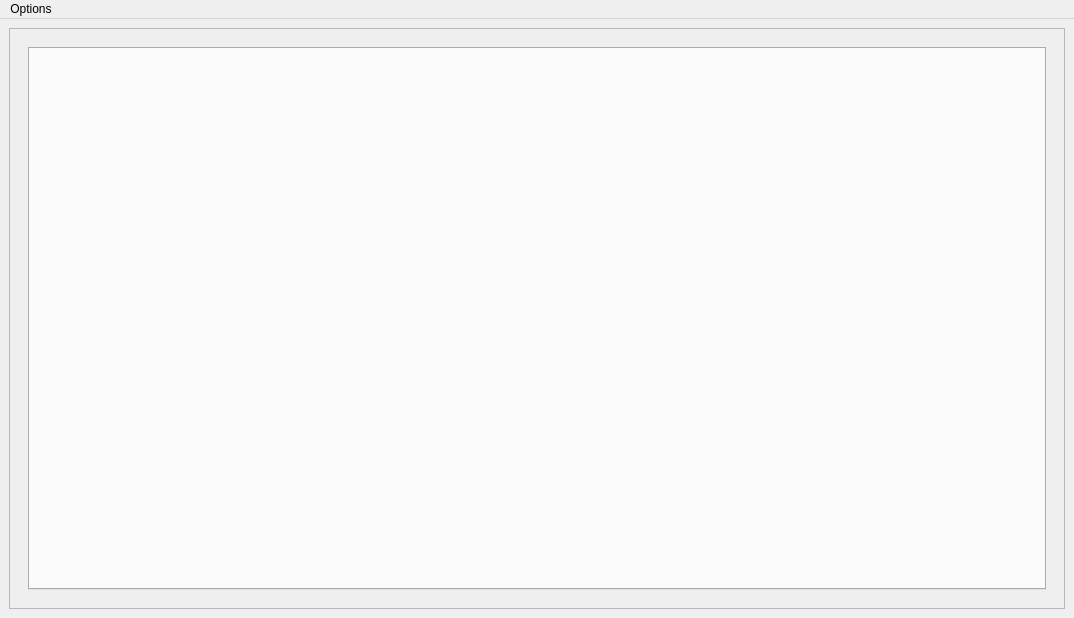
<?xml version="1.0" encoding="UTF-8"?>
<ui version="4.0">
 <class>mw_ProjectBrowser</class>
 <widget class="QMainWindow" name="mw_ProjectBrowser">
  <property name="geometry">
   <rect>
    <x>0</x>
    <y>0</y>
    <width>1074</width>
    <height>618</height>
   </rect>
  </property>
  <property name="mouseTracking">
   <bool>false</bool>
  </property>
  <property name="windowTitle">
   <string>ProjectBrowser</string>
  </property>
  <widget class="QWidget" name="centralwidget">
   <layout class="QHBoxLayout" name="horizontalLayout_17">
    <item>
     <widget class="QScrollArea" name="scrollArea">
      <property name="widgetResizable">
       <bool>true</bool>
      </property>
      <widget class="QWidget" name="scrollAreaWidgetContents">
       <property name="geometry">
        <rect>
         <x>0</x>
         <y>0</y>
         <width>1054</width>
         <height>577</height>
        </rect>
       </property>
       <layout class="QHBoxLayout" name="lo_scrollArea">
        <item>
         <widget class="QWidget" name="w_header" native="true">
          <layout class="QVBoxLayout" name="verticalLayout">
           <item>
            <widget class="QTabWidget" name="tbw_project">
             <property name="currentIndex">
              <number>-1</number>
             </property>
            </widget>
           </item>
          </layout>
         </widget>
        </item>
       </layout>
      </widget>
     </widget>
    </item>
   </layout>
  </widget>
  <widget class="QMenuBar" name="menubar">
   <property name="geometry">
    <rect>
     <x>0</x>
     <y>0</y>
     <width>1074</width>
     <height>21</height>
    </rect>
   </property>
   <widget class="QMenu" name="menuTools">
    <property name="title">
     <string>Options</string>
    </property>
    <addaction name="separator"/>
    <addaction name="actionOpenOnStart"/>
    <addaction name="actionCheckForUpdates"/>
    <addaction name="actionCheckForShotFrameRange"/>
    <addaction name="actionCloseAfterLoad"/>
    <addaction name="actionAutoplay"/>
    <addaction name="separator"/>
    <addaction name="actionStateManager"/>
    <addaction name="actionPrismSettings"/>
   </widget>
   <addaction name="menuTools"/>
  </widget>
  <action name="actionPrismSettings">
   <property name="text">
    <string>Settings...</string>
   </property>
  </action>
  <action name="actionRefresh">
   <property name="text">
    <string>Refresh</string>
   </property>
  </action>
  <action name="actionAssets">
   <property name="checkable">
    <bool>true</bool>
   </property>
   <property name="checked">
    <bool>true</bool>
   </property>
   <property name="text">
    <string>Assets</string>
   </property>
  </action>
  <action name="actionShots">
   <property name="checkable">
    <bool>true</bool>
   </property>
   <property name="checked">
    <bool>true</bool>
   </property>
   <property name="text">
    <string>Shots</string>
   </property>
  </action>
  <action name="actionFiles">
   <property name="checkable">
    <bool>true</bool>
   </property>
   <property name="checked">
    <bool>true</bool>
   </property>
   <property name="text">
    <string>Files</string>
   </property>
  </action>
  <action name="actionRecent">
   <property name="checkable">
    <bool>true</bool>
   </property>
   <property name="checked">
    <bool>true</bool>
   </property>
   <property name="text">
    <string>Recent</string>
   </property>
  </action>
  <action name="actionOpenOnStart">
   <property name="checkable">
    <bool>true</bool>
   </property>
   <property name="checked">
    <bool>true</bool>
   </property>
   <property name="text">
    <string>Open on startup</string>
   </property>
  </action>
  <action name="actionRenderWatch">
   <property name="text">
    <string>RenderWatch</string>
   </property>
  </action>
  <action name="actionStateManager">
   <property name="text">
    <string>State Manager...</string>
   </property>
  </action>
  <action name="actionCloseAfterLoad">
   <property name="checkable">
    <bool>true</bool>
   </property>
   <property name="checked">
    <bool>true</bool>
   </property>
   <property name="text">
    <string>Close after loading</string>
   </property>
  </action>
  <action name="actionAutoplay">
   <property name="checkable">
    <bool>true</bool>
   </property>
   <property name="checked">
    <bool>false</bool>
   </property>
   <property name="text">
    <string>Autoplay preview</string>
   </property>
  </action>
  <action name="actionMedia">
   <property name="checkable">
    <bool>true</bool>
   </property>
   <property name="checked">
    <bool>true</bool>
   </property>
   <property name="text">
    <string>Media</string>
   </property>
  </action>
  <action name="actionTest">
   <property name="text">
    <string>test</string>
   </property>
  </action>
  <action name="actionCheckForUpdates">
   <property name="checkable">
    <bool>true</bool>
   </property>
   <property name="checked">
    <bool>true</bool>
   </property>
   <property name="text">
    <string>Check for latest import version</string>
   </property>
  </action>
  <action name="actionCheckForShotFrameRange">
   <property name="checkable">
    <bool>true</bool>
   </property>
   <property name="checked">
    <bool>true</bool>
   </property>
   <property name="text">
    <string>Check for shot frame range</string>
   </property>
  </action>
  <action name="actionProjectSettings">
   <property name="text">
    <string>Project Settings...</string>
   </property>
  </action>
  <action name="actionRefreshCurrentTabOnly">
   <property name="checkable">
    <bool>true</bool>
   </property>
   <property name="text">
    <string>Refresh current tab only</string>
   </property>
  </action>
  <action name="actionRefreshWhenSwitchingTabs">
   <property name="checkable">
    <bool>true</bool>
   </property>
   <property name="text">
    <string>Refresh when switching tabs</string>
   </property>
  </action>
 </widget>
 <resources/>
 <connections/>
</ui>
